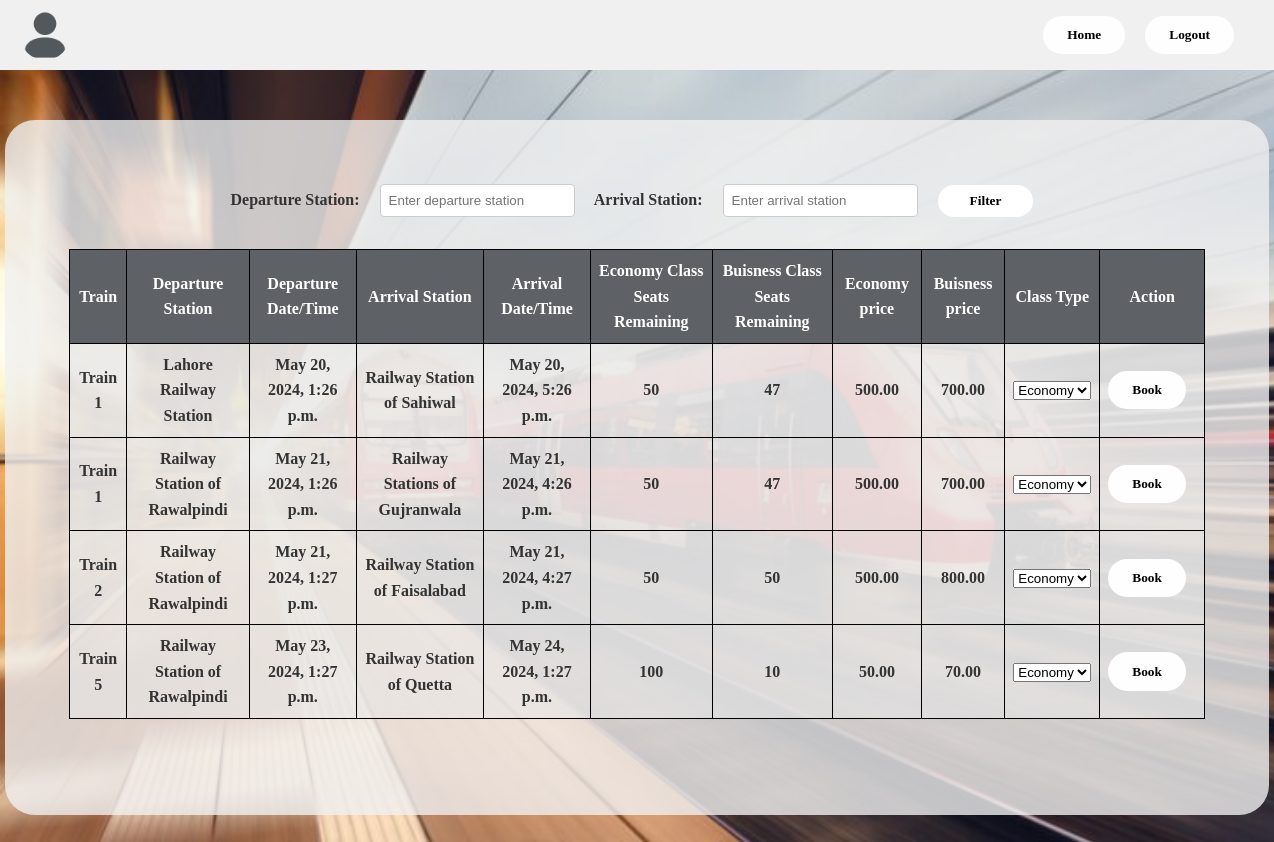
The page /bookings/ on the database its author committed.
### Schedules/models.py (models this page shows, shortened)
class TrainSchedule(models.Model):
    DEPARTURE_STATUS_CHOICES = (
        ('No', 'NotDeparted'),
        ('Yes', 'Departed'),
        ('Cancelled', 'Cancelled'),
        ('Delayed', 'Delayed'),
    )
    train = models.ForeignKey(Train, on_delete=models.CASCADE)
    DepartureStation = models.ForeignKey(Station, related_name='departure_schedules', on_delete=models.CASCADE, default=None)
    ArrivalStation = models.ForeignKey(Station, related_name='arrival_schedule', on_delete=models.CASCADE, default=None)
    departure_time = models.DateTimeField()
    arrival_time = models.DateTimeField()
    departure_status = models.CharField(max_length=10, choices=DEPARTURE_STATUS_CHOICES, default='No')
    date = models.DateField(default=date.today)
    @property
    def available_economy_seats(self):
        booked_tickets = Ticket.objects.filter(train=self.train, sourceStation=self.DepartureStation, destinationStation=self.ArrivalStation, classType='Economy').count()
        return self.train.economy_capacity - booked_tickets
    @property
    def available_business_seats(self):
        booked_tickets = Ticket.objects.filter(train=self.train, sourceStation=self.DepartureStation, destinationStation=self.ArrivalStation, classType='Business').count()
        return self.train.business_capacity - booked_tickets
    def calculate_price(self, class_type):
        if class_type == "economy":
            base_price = self.train.economyClassPrice
        elif class_type == "business":
            base_price = self.train.businessClassPrice
        else:
            raise ValueError("Invalid class type")
        return base_price

### Trains/models.py (models this page shows, shortened)
class Train(models.Model):
    name = models.CharField(max_length=100)
    economy_capacity = models.IntegerField(default=0)  # Capacity for economy class
    business_capacity = models.IntegerField(default=0)  # Capacity for business class
    economyClassPrice = models.DecimalField(max_digits=10, decimal_places=2)
    businessClassPrice = models.DecimalField(max_digits=10, decimal_places=2)

### Stations/models.py (models this page shows, shortened)
class Station(models.Model):
    name = models.CharField(max_length=100)
    location = models.CharField(max_length=100)
    distance = models.DecimalField(max_digits=10, decimal_places=2, default=1)  # Distance from a reference point

### Schedules/views.py (the view)
# urls.py: path('bookings/', trainDetails, name='bookings'),
def trainDetails(request):
    current_time = timezone.now()
    available_trains = Train.objects.all()
    available_stations = Station.objects.all()
    train_schedules = TrainSchedule.objects.filter(departure_time__gte=current_time)
    departure_station = request.GET.get('departure')
    arrival_station = request.GET.get('arrival')
    if departure_station and arrival_station:
        train_schedules = train_schedules.filter(
            DepartureStation__name__icontains=departure_station,
            ArrivalStation__name__icontains=arrival_station
        )
    for schedule in train_schedules:
        schedule.economy_price = schedule.calculate_price("economy")
        schedule.business_price = schedule.calculate_price("business")
    return render(request, 'schedules.html',
    {
        'train_schedules': train_schedules,
    })

### Schedules/templates/schedules.html (shortened to what this page needs)
{% load static %}
<!DOCTYPE html>
<html lang="en">
<head>
    <link rel="stylesheet" href="{% static 'schedules.css' %}">
</head>
<body>
    <header>
        <div class="user-info">
            <img src="/static/avatar.png" alt="User Avatar">
        </div>
        <div class="action-buttons">
            <a href="/user/userPage"><button>Home</button></a>
            <a href="/user/login"><button>Logout</button></a>
        </div>
    </header>
    <div class="container">
        <main>
            <form method="GET" action="{% url 'Schedules:TrainDetails' %}">
                <label for="departure">Departure Station:</label>
                <input type="text" name="departure" id="departure" placeholder="Enter departure station">
                <label for="arrival">Arrival Station:</label>
                <input type="text" name="arrival" id="arrival" placeholder="Enter arrival station">
                <button type="submit">Filter</button>
            </form>
            <table>
                <thead>
                    <tr>
                        <th>Train</th>
                        <th>Departure Station</th>
                        <th>Departure Date/Time</th>
                        <th>Arrival Station</th>
                        <th>Arrival Date/Time</th>
                        <th>Economy Class Seats Remaining</th>
                        <th>Buisness Class Seats Remaining</th>
                        <th>Economy price</th>
                        <th>Buisness price</th>
                        <th>Class Type</th>
                        <th>Action</th>
                    </tr>
                </thead>
                <tbody>
                    {% for schedule in train_schedules %}
                        <tr>
                            <td>{{ schedule.train.name }}</td>
                            <td>{{ schedule.DepartureStation.name }}</td>
                            <td>{{ schedule.departure_time }}</td>
                            <td>{{ schedule.ArrivalStation.name }}</td>
                            <td>{{ schedule.arrival_time }}</td>
                            <td>{{ schedule.available_economy_seats }}</td>
                            <td>{{ schedule.available_business_seats }}</td>
                            <td>{{ schedule.economy_price }}</td>
                            <td>{{ schedule.business_price }}</td>
                            <td>
                                <select name="class_type" id="class_type_{{ schedule.id }}">
                                    <option value="economy">Economy</option>
                                </select>
                            </td>
                            <td class="action">
                                <button onclick="openModal('{{ schedule.id }}')">Book</button>
                            </td>
                        </tr>
                    {% endfor %}
                </tbody>
            </table>
        </main>
    </div>
</body>
</html>

### Schedules/static/schedules.css (style rules this page uses)
body { margin: 0; padding: 0; font-family: Arial, sans-serif; background-color: #f2f4f8; color: #333; line-height: 1.6; background-image: url(dashboard.jpg); background-size: cover; background-repeat: no-repeat; background-attachment: fixed; font-family: 'verdana'; font-weight: bold; }
header { display: flex; justify-content: space-between; align-items: center; background-color: #f0f0f0; padding: 10px 20px; }
.user-info { display: flex; align-items: center; }
.user-info img { width: 50px; height: 50px; border-radius: 50%; margin-right: 1rem; }
.action-buttons { display: flex; align-items: center; }
.action-buttons a { margin-right: 10px; text-decoration: none; color: #fff; }
.container { margin: 0 auto; padding: 4rem; width: 71rem; background-color: rgba(240, 240, 240, 0.8); margin-top: 50px; margin-bottom: 50px; border-radius: 30px; overflow: auto; }
form { margin-bottom: 2rem; text-align: center; }
form label { font-weight: bold; margin-right: 1rem; }
form input[type="text"] { padding: 0.5rem; border: 1px solid #ccc; border-radius: 4px; margin-right: 1rem; }
form button[type="submit"] { padding: 0.5rem 2rem; background-color: #ffffff; color: #000; border: none; border-radius: 20px; cursor: pointer; transition: background-color 0.3s; }
table { width: 100%; border-collapse: collapse; margin-bottom: 2rem; }
th, td { border: 1px solid #000; padding: 0.5rem; text-align: center; background-color: rgb(231 231 231 / 60%); }
th { background-color: #5e6165; color: #fff; }
button { padding: 0.7rem 1.5rem; margin-right: 10px; background-color: #fffefe; color: #000; border: none; border-radius: 20px; cursor: pointer; transition: background-color 0.3s; font-family: 'verdana'; font-weight: bold; }

### rows shown on the page
TrainSchedule: train.name "Train 1", DepartureStation.name "Lahore Railway Station", departure_time "May 20, 2024, 1:26 p.m.", ArrivalStation.name "Railway Station of Sahiwal", arrival_time "May 20, 2024, 5:26 p.m.", available_economy_seats "50", available_business_seats "47", economy_price "500.00", business_price "700.00", class_type "Economy"
TrainSchedule: train.name "Train 1", DepartureStation.name "Railway Station of Rawalpindi", departure_time "May 21, 2024, 1:26 p.m.", ArrivalStation.name "Railway Stations of Gujranwala", arrival_time "May 21, 2024, 4:26 p.m.", available_economy_seats "50", available_business_seats "47", economy_price "500.00", business_price "700.00", class_type "Economy"
TrainSchedule: train.name "Train 2", DepartureStation.name "Railway Station of Rawalpindi", departure_time "May 21, 2024, 1:27 p.m.", ArrivalStation.name "Railway Station of Faisalabad", arrival_time "May 21, 2024, 4:27 p.m.", available_economy_seats "50", available_business_seats "50", economy_price "500.00", business_price "800.00", class_type "Economy"
TrainSchedule: train.name "Train 5", DepartureStation.name "Railway Station of Rawalpindi", departure_time "May 23, 2024, 1:27 p.m.", ArrivalStation.name "Railway Station of Quetta", arrival_time "May 24, 2024, 1:27 p.m.", available_economy_seats "100", available_business_seats "10", economy_price "50.00", business_price "70.00", class_type "Economy"
